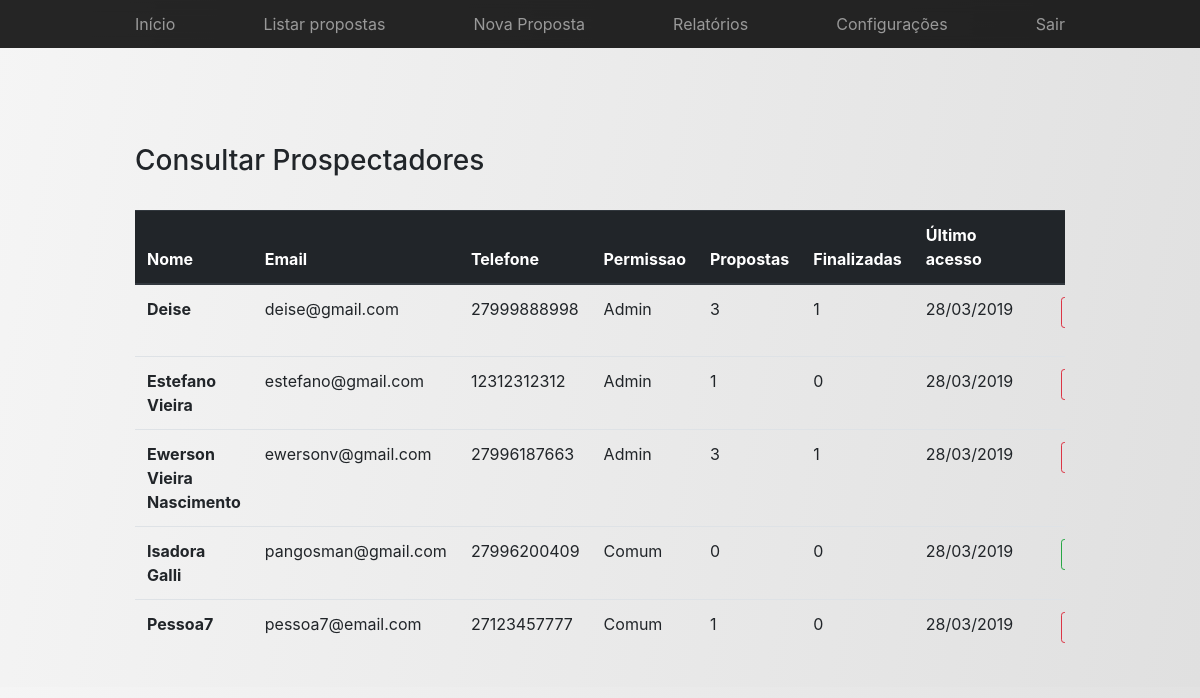
Before: /spp_ifes/view/consultar_prospectadores.php (signed in) with the older database file.
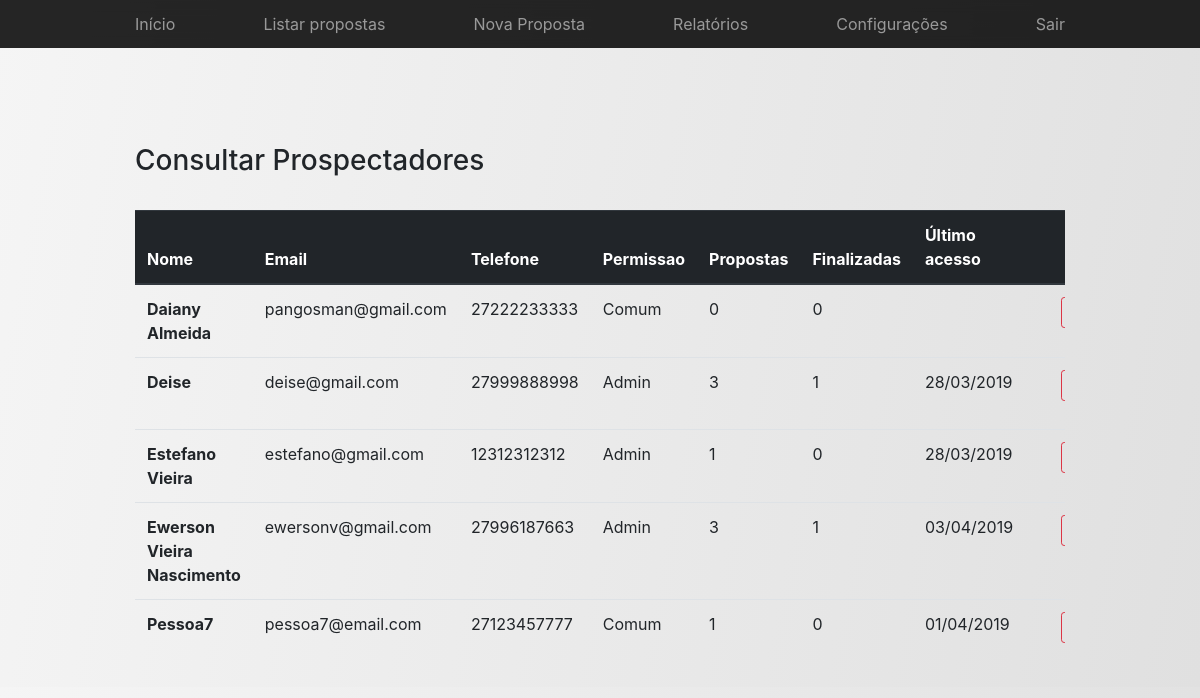
After: the same page with the newer database file.
### tables this page shows
CREATE TABLE `usuario` (
  `id` int(11) NOT NULL,
  `nome` varchar(100) NOT NULL,
  `telefone` varchar(11) NOT NULL,
  `email` varchar(100) NOT NULL,
  `senha` varchar(255) NOT NULL,
  `tipo` int(11) NOT NULL,
  `status` int(11) NOT NULL,
  `created` datetime NOT NULL DEFAULT CURRENT_TIMESTAMP,
  `last_access` datetime DEFAULT NULL
);

### spp_ifes/model/usuarios/funcoes_usuarios.php (called while the page is built, shortened)
<?php
function getProspectadores()
{
    $conn = connect();
    $query = "SELECT u.id, u.nome, u.email, u.telefone, u.tipo AS permissao, u.status, DATE_FORMAT(u.last_access,'%d/%m/%Y') AS acesso,
    COUNT(p.id) AS propostas, SUM(p.finalizado) AS finalizadas
    FROM usuario u
    LEFT JOIN projeto p
    ON u.id = p.fk_id_usuario
    GROUP BY u.nome
    ORDER BY u.nome";
    $result = mysqli_query($conn, $query);
    return $result;
}
?>

### spp_ifes/view/consultar_prospectadores.php (the view, shortened to what this page needs)
<?php
include_once("header.php");
include_once("../model/usuarios/funcoes_usuarios.php");
?>
<!DOCTYPE html>
<html>
<head>
</head>
<body id="grad1">
    <div class="container">
		<div class="text-left">
            <br><br><br><br>
            <h3>Consultar Prospectadores</h3><br>
            <div class="table-responsive">
                <table class="table responsive">
                    <thead class="thead-dark">
                        <tr>
                        <th scope="col">Nome</th>
                        <th scope="col">Email</th>
                        <th scope="col">Telefone</th>
                        <th scope="col">Permissao</th>
                        <th scope="col">Propostas</th>
                        <th scope="col">Finalizadas</th>
                        <th scope="col">Último acesso</th>
                        <th scope="col"></th>
                        <th scope="col"></th>
                        </tr>
                    </thead>
                    <tbody>
                    <?php
                    $result = getProspectadores();
                    while($row = mysqli_fetch_assoc($result))
                    {
                        if($row['permissao'] == 1)
                        {
                            $permissao = "Admin";
                        }
                        else
                        {
                            $permissao = "Comum";
                        }
                        if($row['finalizadas'] < 1)
                        {
                            $finalizadas = 0;
                        }
                        else
                        {
                            $finalizadas = $row['finalizadas'];
                        }
                        echo "<tr>";
                        echo "<th scope='row'>" . utf8_decode($row['nome']) . "</th>";
                        echo "<td>" . utf8_decode($row['email']) . "</td>";
                        echo "<td>" . utf8_decode($row['telefone']) . "</td>";
                        echo "<td>" . utf8_decode($permissao) . "</td>";
                        echo "<td>" . utf8_decode($row['propostas']) . "</td>";
                        echo "<td>" . utf8_decode($finalizadas) . "</td>";
                        echo "<td>" . utf8_decode($row['acesso']) . "</td>";
                        echo "<td></td>";
                        if ($row['status'] == 1)
                        {
                            ?>
                            <td><a class="btn btn-sm btn-outline-danger" href="#" role="button" onclick="desativar(<?php echo $row['id']; ?>)">DESATIVAR</a></p></td>
                            <?php
                        }
                        else
                        {
                            ?>
                            <td><a class="btn btn-sm btn-outline-success" href="#" role="button" onclick="ativar(<?php echo $row['id']; ?>)">ATIVAR</a></p></td>
                            <?php
                        }
                        echo "</tr>";
                    }
                    ?>
                    </tbody>
                </table>
            </div>
        </div>
    </div>
</body>
</html>

### spp_ifes/view/header.php (shortened to what this page needs)
<!DOCTYPE html>
<html lang="pt-br">
	<head>
		<link rel="stylesheet" href="bootstrap/css/bootstrap.css" rel="stylesheet">
		<link href="bootstrap/css/product.css" rel="stylesheet">
	</head>
	<body id="grad1">
		<nav class="site-header sticky-top py-1">
			<div class="container d-flex flex-column flex-md-row justify-content-between">
                <a class="py-2 d-none d-md-inline-block" href="index.php">Início</a>
				<a class="py-2 d-none d-md-inline-block" href="listar.php">Listar propostas</a>
				<a class="py-2 d-none d-md-inline-block" href="nova_proposta.php">Nova Proposta</a>
				<?php
				if ($_SESSION['tipo'] == 1)
				{
					echo "<a class='py-2 d-none d-md-inline-block' href='relatorios.php'>Relatórios</a>";
				}
				?>
				<a class="py-2 d-none d-md-inline-block" href="configuracoes.php">Configurações</a>
				<a class="py-2 d-none d-md-inline-block" href="sair.php">Sair</a>
			</div>
		</nav>
	</body>
</html>

### spp_ifes/view/header.php (style rules this page uses)
#grad1 { height: 100%; background-color: #F5F5F5; background-image: linear-gradient(100deg,#F5F5F5,#E0E0E0); }

Changed rows visible on the page:
removed usuario: nome "Isadora Galli", email "pangosman@gmail.com", telefone "27996200409", tipo "Comum", propostas "0", finalizadas "0", acesso "28/03/2019"
added usuario: nome "Daiany Almeida", email "pangosman@gmail.com", telefone "27222233333", tipo "Comum", propostas "0", finalizadas "0"
changed usuario "Ewerson Vieira Nascimento": acesso "28/03/2019" → "03/04/2019"
changed usuario "Pessoa7": acesso "28/03/2019" → "01/04/2019"
